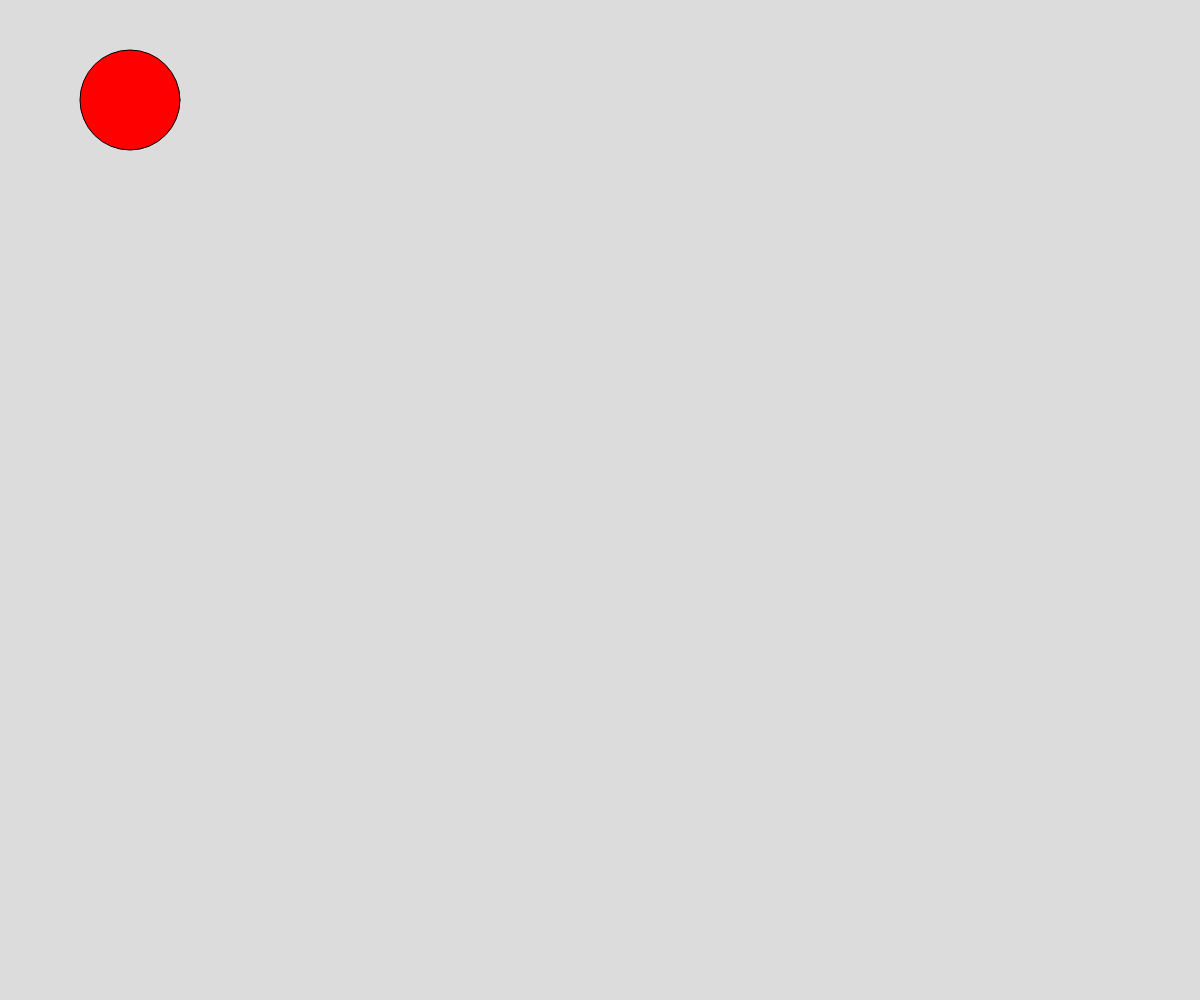
Frame 1 (no input)
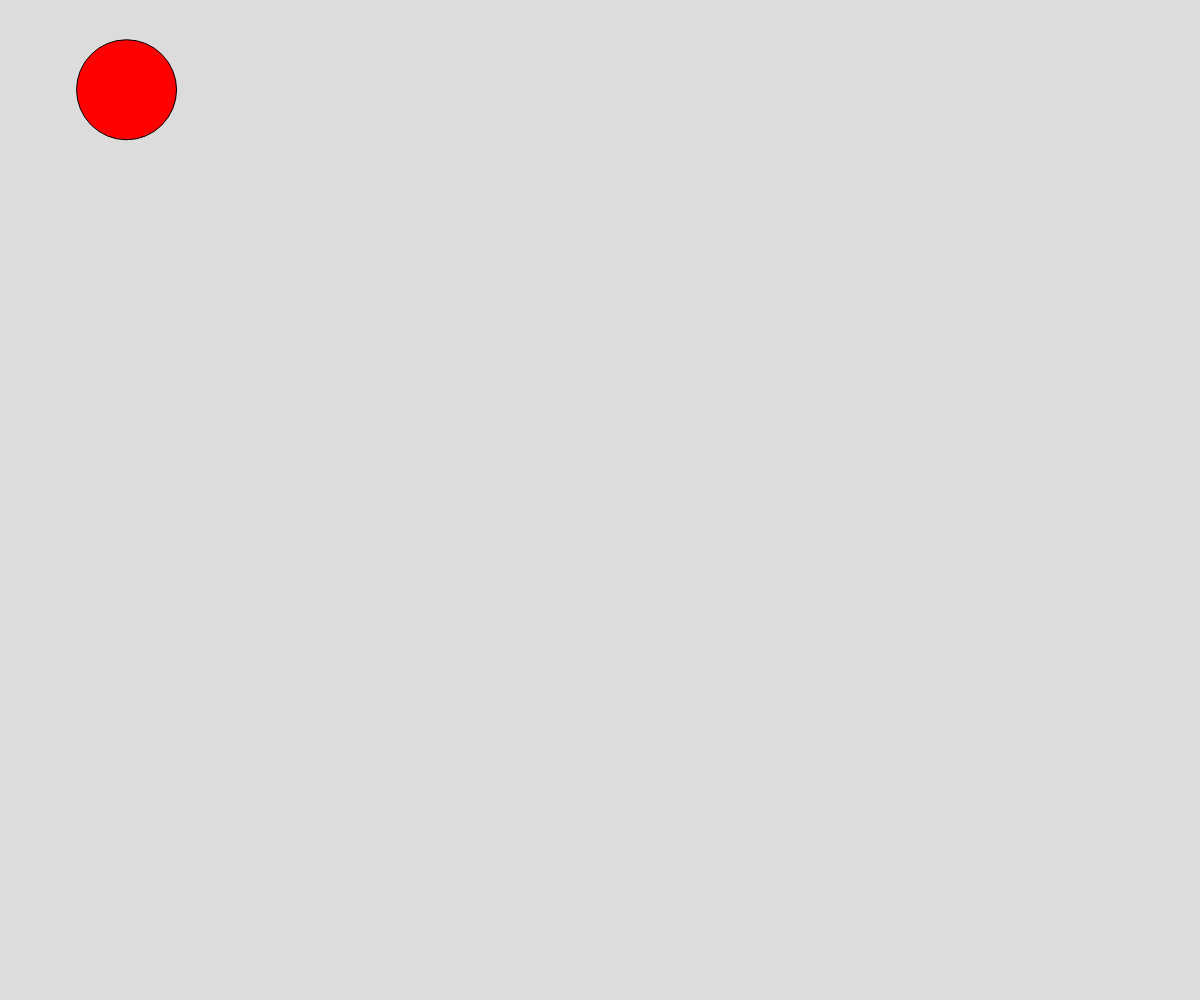
Frame 60 (no input)
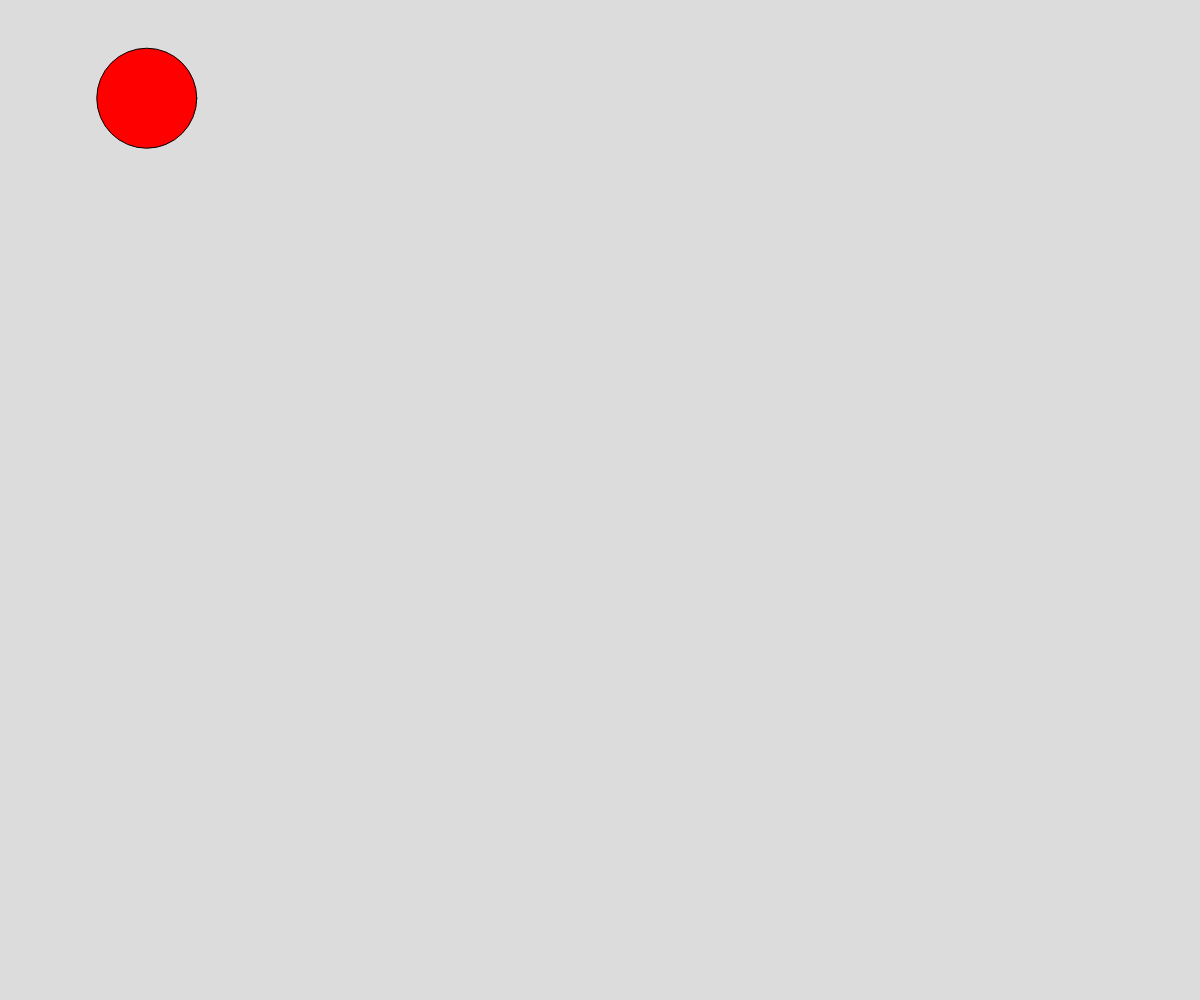
Frame 120 (the mouse pressed at the canvas centre since frame 60)

The p5.js sketch that drew these frames (run headless with seeded random() and noise() and a simulated clock; from frame 60 on, the mouse is pressed at the canvas centre):

// p5.js sketch
// ── sketch.js
// Project Title
// Your Name
// Date
//
// Extra for Experts:
// - describe what you did to take this project "above and beyond"

let bubble = {
  x : 130, y : 100, diameter : 100, color : "red", xMove : 1, yMove : 1
};

function setup() {
  createCanvas(windowWidth, windowHeight);
}

function draw() {
  background(220);
  makeBubble();
  moveBubble();
}

let makeBubble = () => {
  fill(bubble.color);
  circle(bubble.x, bubble.y, bubble.diameter);
};

let moveBubble = () => {
  bubble.x += random(-5, 5);
  bubble.y += random(-5, 5);
};
